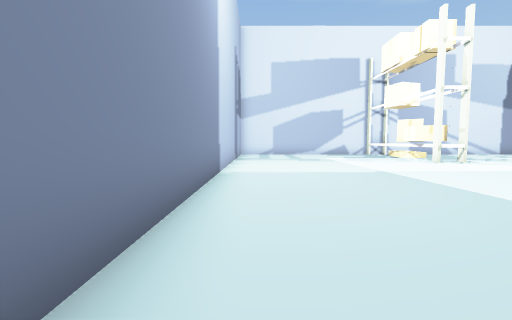
view 1 (above)

20 first-person views from a walk through a 3-D level made in the Unity game engine. The camera is 1.5 m above the floor, tilts 4° down and sees 90° across. The floor is counted in squares, 2 m on a side. Each view is taken from the middle of a square. On the plan, view 1 faces up. The plan holds only what a view shows up to about 9 squares ahead; the rest is blank. The place goes on beyond the plan. The player character is not drawn.

view 2
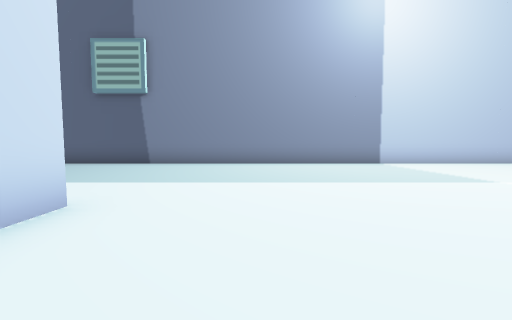

view 3
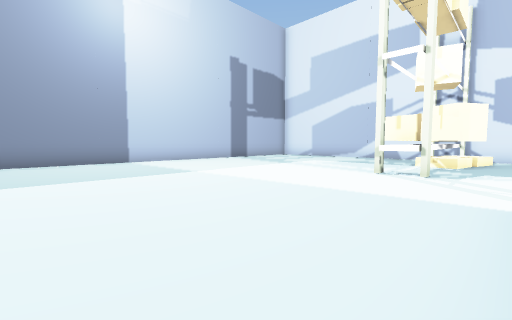

view 4
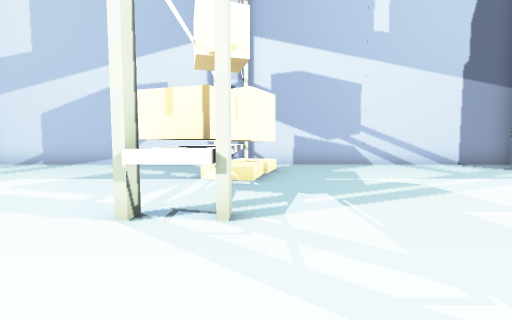

view 5
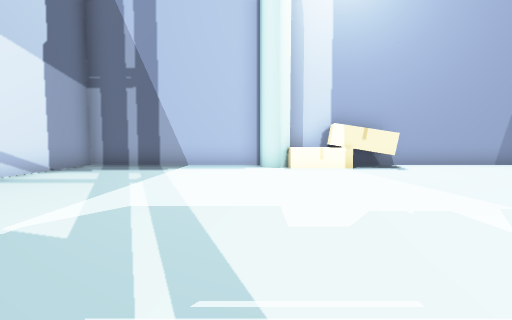

view 6
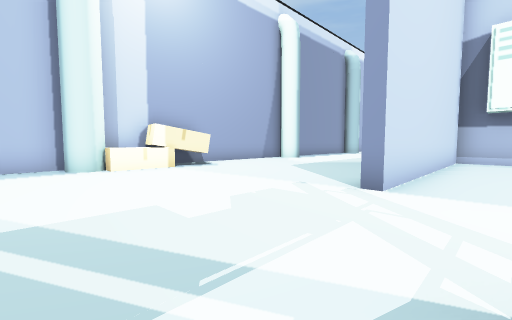

view 7
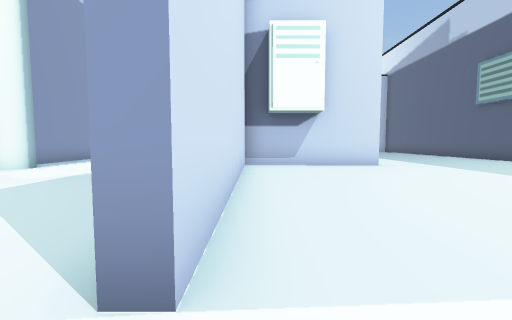

view 8
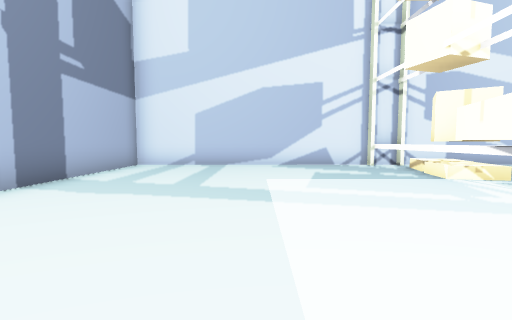

view 9
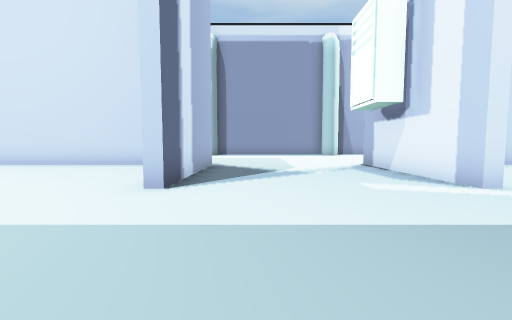

view 10
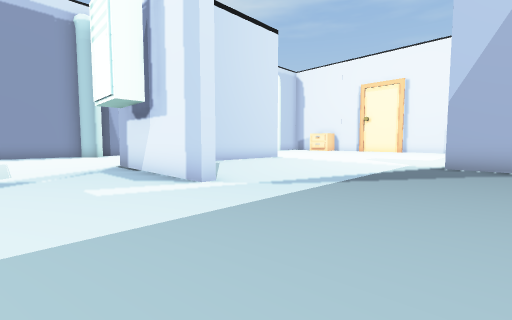

view 11
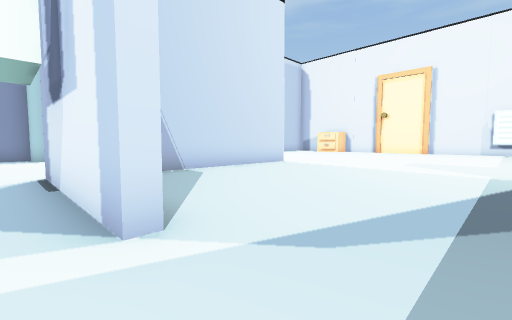

view 12
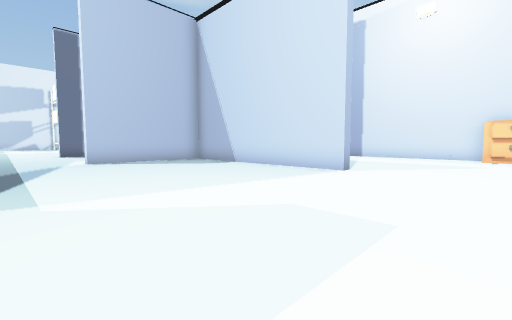

view 13
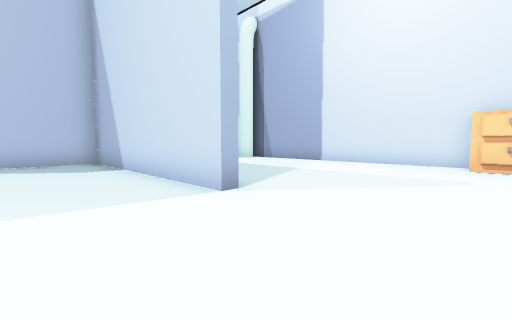

view 14
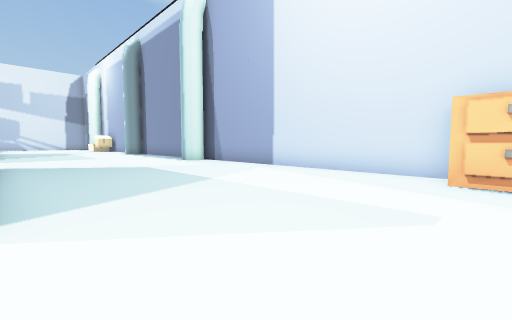

view 15
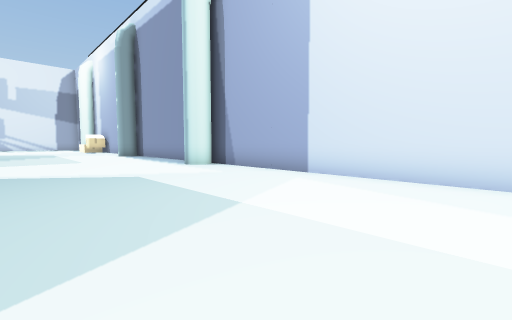

view 16
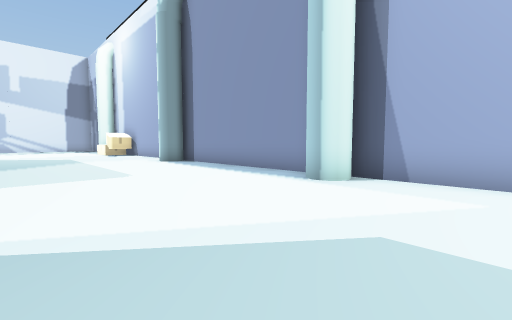

view 17
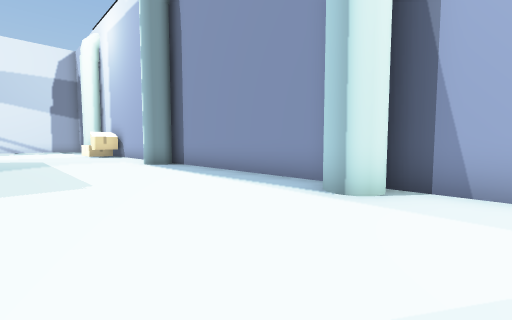

view 18
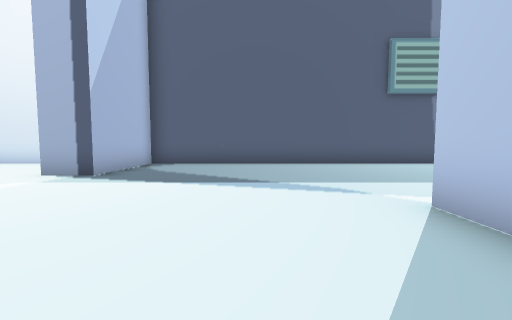

view 19
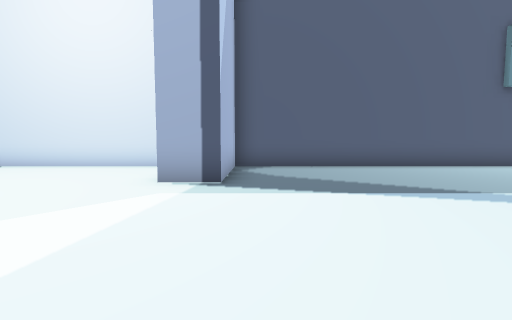

view 20
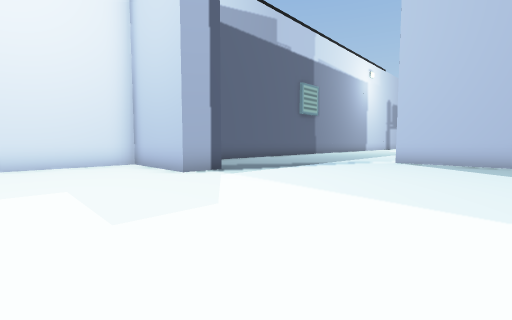

### Floor plan
Points are (right, up) in squares from view 1. A wall is a line through its corners. A room is listed if a view was taken in it or the views show most of it. See-through windows are left out.
Room 1 (views 1, 2, 3, 4, 5, 6, 7, 8, 9, 10, 11, 12, 13, 14, 15, 16, 17, 18, 19, 20)
walls: (9.5, -0.5) (5, -0.5) (5, -0.2) (9.4, -0.2) (9.4, 6.9) (9.7, 6.9); (16.3, 1.6) (16.3, 5.6); (7.7, 9.8) (7.7, 9.4) (6.6, 9.4); (16.3, -5.5) (16.3, 0.4); (6.8, 10.8) (6.8, 15.4) (-0.9, 15.4) (-0.9, -11.6) (2.3, -11.6) (2.3, -12.8) (-0.9, -12.8) (-0.9, -16.5); (7.7, 11.4) (7.7, 10.4); (9.7, -12.8) (9.4, -12.8) (9.4, -5.9) (5.1, -5.9) (5.1, -5.6) (9.7, -5.6); (16.3, 10.5) (16.3, 15.4) (7.8, 15.4); (16.3, -15.2) (16.3, -6.5)
objects: box (8, 12); box (8, 13); box (8, 14); table (15, -16); box (15, 6) to (16, 7); pipe (16, -6); pipe (16, 1); box (16, 8); pipe (16, 9) to (16, 10)

Positions as (right, up) in squares from view 1, and headings:
1: (0, 0), facing up
2: (8, 2), facing left
3: (9, 3), facing up-left
4: (8, 7), facing up
5: (8, 10), facing right
6: (8, 11), facing down-right
7: (9, 8), facing down
8: (3, 7), facing up
9: (1, -2), facing right
10: (1, -3), facing down-right
11: (3, -5), facing down-right
12: (3, -16), facing up-right
13: (7, -16), facing up-right
14: (10, -16), facing up-right
15: (11, -14), facing up-right
16: (11, -9), facing up-right
17: (12, -8), facing up-right
18: (8, -8), facing left
19: (7, -11), facing left
20: (8, -16), facing up-left
